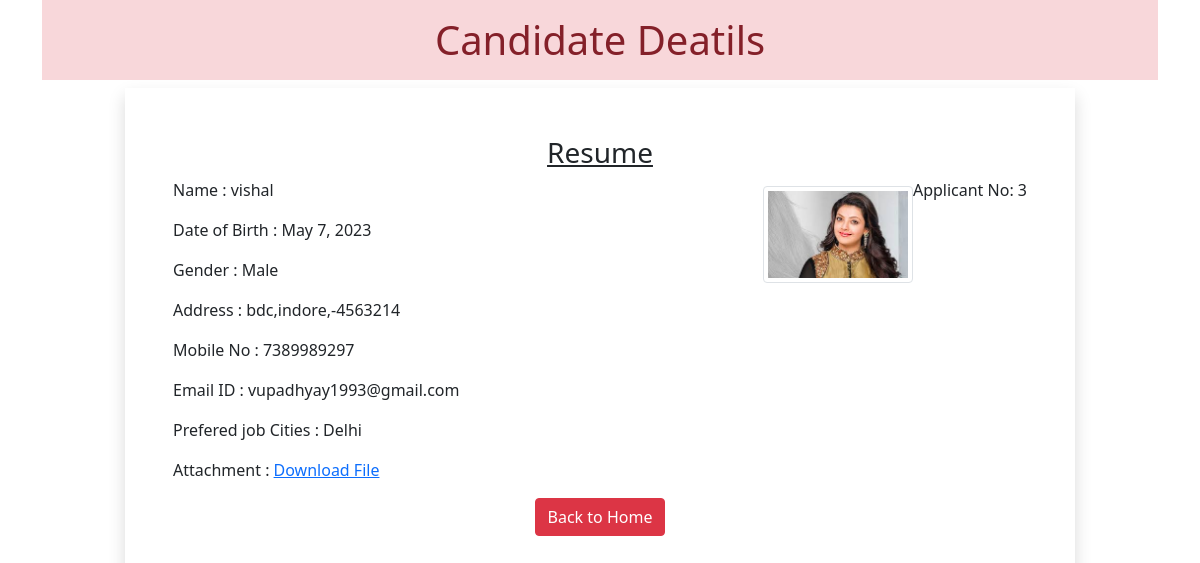
Page /3 on the committed database.
### myapp/models.py (models this page shows)
class Resume(models.Model):
    name = models.CharField(max_length=100)
    dob = models.DateField(auto_now=False , auto_created=False)
    gender = models.CharField(max_length=10)
    locality = models.CharField(max_length=100)
    city = models.CharField(max_length=100)
    pin = models.PositiveBigIntegerField()
    states = models.CharField(choices= STATE_CHOICES, max_length=100)
    mobile = models.PositiveBigIntegerField()
    email = models.EmailField()
    job_city = models.CharField(max_length=50)
    profile_image = models.ImageField(upload_to='profileimg' , blank=True)
    my_file = models.FileField(upload_to='doc',blank=True)

### myapp/views.py (the view)
# urls.py: path('<int:pk>',views.CandidateView.as_view(),name='candidate'),
class CandidateView(View):
    def get(self,request,pk):
        candidate = Resume.objects.get(pk = pk)
        return render(request , 'myapp/candidate.html',{'candidate':candidate})

### myapp/templatetags/myfilter.py (called while the page is built)
@register.filter(name='remove_special')
def remove_char(value,arg):
    print(arg)
    print("Value : " , value)
    for charter in arg:
        value = value.replace(charter , "")
        print(charter)
    return value

### myapp/templates/myapp/candidate.html (shortened to what this page needs)
<!DOCTYPE html>
{% load myfilter %}
<html lang="en">
<head>
    <link href="https://cdn.jsdelivr.net/npm/bootstrap@5.0.2/dist/css/bootstrap.min.css" rel="stylesheet">
</head>
<body>
    <div class="container">
        <h1 class="alert-danger text-center p-3">Candidate Deatils</h1>
        <div class="row">
            <div class="col-sm-10 shadow p-5 offset-sm-1">
                <h3 class="text-center"><u>Resume</u></h3>
                <p class="float-end">Applicant No: {{candidate.id}}</p>
                <img src="{{candidate.profile_image.url}}" alt="" class="img-fluid img-thumbnail float-end mt-2" width="150" height="150">
                <p>Name : {{candidate.name}}</p>
                <p>Date of Birth : {{candidate.dob}}</p>
                <p>Gender : {{candidate.gender}}</p>
                <p>Address : {{candidate.locality}},{{candidate.city}},{{candidate.state}}-{{candidate.pin}}</p>
                <p>Mobile No : {{candidate.mobile}}</p>
                <p>Email ID : {{candidate.email}}</p>
                <p>Prefered job Cities : {{candidate.job_city|remove_special:"[] , '' "}}</p>
                <p>Attachment : <a href="{{candidate.my_file.url}}">Download File</a></p>
                <div class="text-center">
                    <a href="/" class="btn btn-danger">Back to Home</a>
                </div>
            </div>
        </div>
    </div>
</body>
</html>

### rows in the picture
Resume: id "3", profile_image (picture), name "vishal", dob "May 7, 2023", gender "Male", locality "bdc", city "indore", pin "4563214", mobile "7389989297", email "vupadhyay1993@gmail.com", job_city|remove_special "Delhi"
